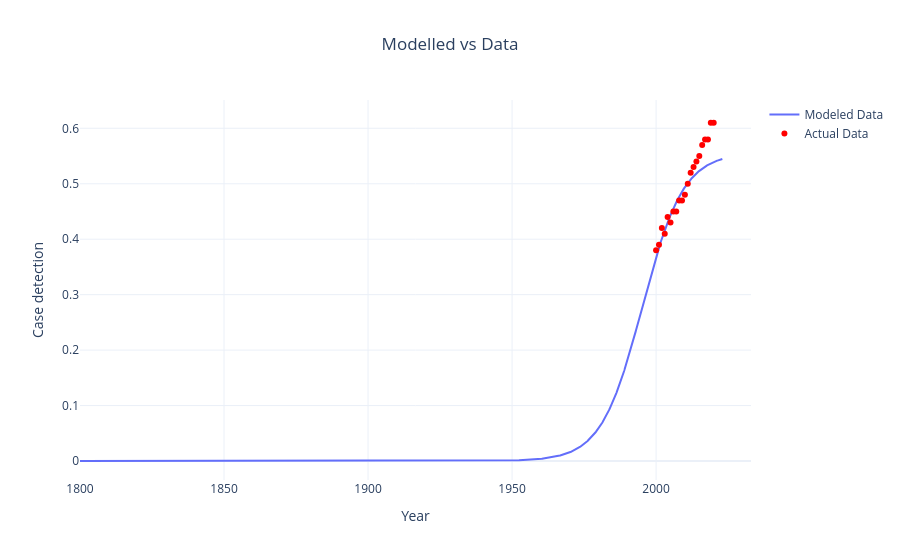

Notebook source saved alongside this figure:
### Code cell
plot_model_vs_actual(
    derived_df_0, targets['cdr'], "cdr", "Case detection", "Modelled vs Data"
)

### Figure 1 — Plotly figure (JSON) as saved in the notebook; plotly's stock layout.template omitted (floating-point values rounded to 4 significant figures; data arrays with more than 128 entries replaced by an {"elided": "..."} marker saying what was removed)
{"data": [{"mode": "lines", "name": "Modeled Data", "type": "scatter", "x": {"elided": "2231 float values"}, "y": {"elided": "2231 float values"}}, {"marker": {"color": "red"}, "mode": "markers", "name": "Actual Data", "type": "scatter", "x": [2000, 2001, 2002, 2003, 2004, 2005, 2006, 2007, 2008, 2009, 2010, 2011, 2012, 2013, 2014, 2015, 2016, 2017, 2018, 2019, 2020], "y": [0.38, 0.39, 0.42, 0.41, 0.44, 0.43, 0.45, 0.45, 0.47, 0.47, 0.48, 0.5, 0.52, 0.53, 0.54, 0.55, 0.57, 0.58, 0.58, 0.61, 0.61]}], "layout": {"title": {"text": "Modelled vs Data", "x": 0.5}, "xaxis": {"title": {"text": "Year"}}, "yaxis": {"title": {"text": "Case detection"}}}}
